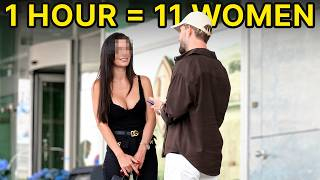
#> input picture thumbnail-creation/reference/alex_leon_1hour_11women.jpg, 320 x 180 px
$ python -i mask_composite.py   (imports and definitions only)
#> lines starting #> are read from the running program, lines starting #| are printed output that depends on the picture; after the words box and inside, x2 and y2 are one past the last pixel; in counts of white or black regions, pixels touching at a corner belong together
#> further down, picture is the input picture: shape (180, 320, 3); mean B, G, R 126.7, 141.3, 146.4
"""Blends a Stable Diffusion regeneration back with the original restored
frame, protecting real people entirely. SD img2img -- even at "low" strength
-- can visibly alter a real person's face and clothing (confirmed: at
strength 0.25 it changed one subject's face and turned her top into a
different garment). That's fabrication, not restoration, and is not
acceptable for real documentary footage of an actual person -- so no
generative pass may touch a person's likeness here, only the inanimate
background (tent fabric, string lights, sky) that GFPGAN/Real-ESRGAN leave
looking painterly/smeared.

Builds a protect-mask as the union of expanded, full-height columns under
each detected face (protects the whole person, not just the face box), then
composites: original pixels inside the protected columns, the SD-regenerated
version everywhere else, feathered at the boundary so the seam doesn't show.

Usage:
    python mask_composite.py --original work/frames/f.png --regenerated work/f_sd.png \
        --out work/f_masked.png
"""
import argparse
from pathlib import Path

import cv2
import numpy as np
from PIL import Image, ImageFilter

FACE = cv2.CascadeClassifier(cv2.data.haarcascades + "haarcascade_frontalface_default.xml")


def _person_columns_mask(
    img_bgr: np.ndarray,
    feather: int = 40,
    pad_factor: float = 1.0,
    face_pad: float = 0.25,
    text_band: float = 0.0,
    extra_rects: list[tuple[float, float, float, float]] | None = None,
) -> Image.Image:
    """Protects two different things for two different reasons, not one blanket
    column: a TIGHT box around the actual face (identity -- must never be
    altered) and a separately-shaped column below the chin (body/clothing --
    also must never be altered, but starts lower). Everything else, including
    hair beside and above the face, is left open for SD to regenerate: hair is
    texture, not identity, and a full-width column sized to protect a wide
    face was swallowing the hair (and therefore most of the frame) along with
    it, leaving that whole panel stuck on the weaker pre-SD restoration."""
#> called with feather = 40, pad_factor = 1, face_pad = 0.25, text_band = 0
    h, w = img_bgr.shape[:2]
#> h = 180; w = 320
    gray = cv2.cvtColor(img_bgr, cv2.COLOR_BGR2GRAY)
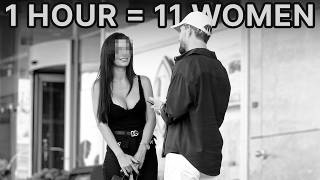
#> gray: shape (180, 320); min 0, max 255, mean 141.2
    bright = cv2.convertScaleAbs(gray, alpha=2.0, beta=30)
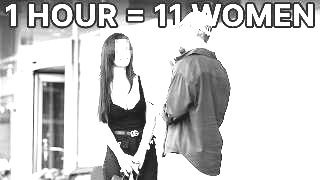
#> bright: shape (180, 320); min 30, max 255, mean 203.8
    faces = FACE.detectMultiScale(bright, 1.1, 4, minSize=(max(30, w // 12), max(30, w // 12)))
#> faces = ()

    mask = np.zeros((h, w), dtype=np.uint8)
    for (x, y, fw, fh) in faces:
        # Tight face protection: just the identity-bearing region, a little
        # padding for the feather to clear real facial edges (chin, hairline).
        fpad_x, fpad_y = int(fw * face_pad), int(fh * face_pad)
        fx0, fx1 = max(0, x - fpad_x), min(w, x + fw + fpad_x)
        fy0, fy1 = max(0, y - fpad_y), min(h, y + fh + fpad_y)
        mask[fy0:fy1, fx0:fx1] = 255

        # Body protection: shoulders/arms are much wider than the face, and an
        # arm resting on a table often sweeps outward well past the shoulders
        # by the bottom of the frame -- flare the column wider toward the
        # bottom to cover that sweep. Starts at the chin, not the top of the
        # frame, so it doesn't reclaim the hair the face-box already excludes.
        pad = int(fw * pad_factor)
        cx = x + fw / 2
        body_top = fy1
        for row_y in range(body_top, h):
            t = (row_y - body_top) / max(1, h - 1 - body_top)
            row_pad = pad * (1 + 1.5 * t)  # up to 2.5x wider by the bottom
            x0 = max(0, int(cx - fw / 2 - row_pad))
            x1 = min(w, int(cx + fw / 2 + row_pad))
            mask[row_y, x0:x1] = 255
#> this loop made 0 passes
#> mask: shape (180, 320); every value is 0
    if text_band > 0:
        # Real burned-in captions (actual spoken dialogue) live in a
        # predictable top band in this footage's style. A generative pass
        # regenerates that text as meaningless gibberish -- same authenticity
        # problem as altering a face, just for words instead of a person, so
        # it needs the same unconditional protection regardless of face size.
        mask[: int(h * text_band), :] = 255
    for (rx0, ry0, rx1, ry1) in extra_rects or []:
        # Manual protection for a real person/object that isn't anchored to a
        # detected face -- e.g. the camera holder's own arm, visible in frame
        # but with no face to build a column from. Without this, that limb was
        # never protected at all and a strong regeneration pass can render it
        # as an anatomically wrong blob (confirmed: a deformed elbow/forearm).
        mask[int(h * ry0):int(h * ry1), int(w * rx0):int(w * rx1)] = 255
    if not len(faces) and text_band <= 0 and not extra_rects:
        return Image.new("L", (w, h), 0)
    mask_img = Image.fromarray(mask).filter(ImageFilter.GaussianBlur(feather))
    return mask_img


def composite(
    original_path: str,
    regenerated_path: str,
    out_path: str,
    pad_factor: float = 1.0,
    face_pad: float = 0.25,
    text_band: float = 0.0,
    extra_rects: list[tuple[float, float, float, float]] | None = None,
) -> Path:
    orig = Image.open(original_path).convert("RGB")
    regen = Image.open(regenerated_path).convert("RGB").resize(orig.size, Image.LANCZOS)
    mask = _person_columns_mask(
        cv2.cvtColor(np.asarray(orig), cv2.COLOR_RGB2BGR),
        pad_factor=pad_factor, face_pad=face_pad, text_band=text_band, extra_rects=extra_rects,
    )
    result = Image.composite(orig, regen, mask)
    out = Path(out_path)
    out.parent.mkdir(parents=True, exist_ok=True)
    result.save(out)
    return out


def main() -> None:
    parser = argparse.ArgumentParser(description="Composite an SD-regenerated background back with the original, protecting people.")
    parser.add_argument("--original", required=True)
    parser.add_argument("--regenerated", required=True)
    parser.add_argument("--out", required=True)
    parser.add_argument("--pad-factor", type=float, default=1.0, help="Body-column padding as a multiple of face width -- wider avoids seam ghosting, narrower preserves more background to regenerate")
    parser.add_argument("--face-pad", type=float, default=0.25, help="Tight face-box padding as a fraction of face size")
    parser.add_argument("--text-band", type=float, default=0.0, help="Protect the top fraction of the frame (e.g. 0.2) to preserve real burned-in caption text")
    parser.add_argument("--extra-rect", action="append", default=[], help="x0,y0,x1,y1 as fractions of image size (0-1) -- protect a real person/object not anchored to a detected face. Repeatable.")
    args = parser.parse_args()
    extra_rects = [tuple(float(v) for v in r.split(",")) for r in args.extra_rect]
    result = composite(args.original, args.regenerated, args.out, args.pad_factor, args.face_pad, args.text_band, extra_rects)
    print(f"Saved: {result}")


# [2 lines not run here, left out]

>>> import cv2
>>> picture = cv2.imread('reference/alex_leon_1hour_11women.jpg')
>>> result = _person_columns_mask(picture)

$ run again, on thumbnail-creation/reference/john_savvy_in_95_minutes.jpg
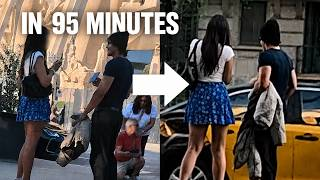
#> input picture thumbnail-creation/reference/john_savvy_in_95_minutes.jpg, 320 x 180 px
#> picture is the input picture: shape (180, 320, 3); mean B, G, R 78.2, 84.1, 92.4
#> in _person_columns_mask, `gray = cv2.cvtColor(img_bgr, cv2.COLOR_BGR2GRAY)`:
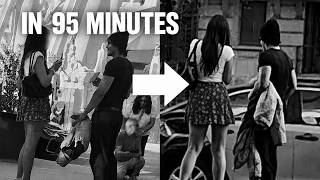
#> gray: shape (180, 320); min 0, max 255, mean 85.9
#> in _person_columns_mask, `bright = cv2.convertScaleAbs(gray, alpha=2.0, beta=30)`:
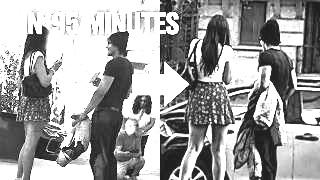
#> bright: shape (180, 320); min 30, max 255, mean 159
#> faces = ()

$ run again, on thumbnail-creation/reference/marvin_goodly_bar_no_text.jpg
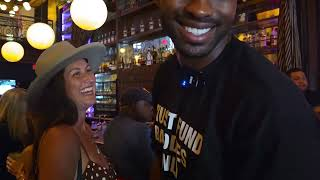
#> input picture thumbnail-creation/reference/marvin_goodly_bar_no_text.jpg, 320 x 180 px
#> picture is the input picture: shape (180, 320, 3); mean B, G, R 42.4, 46, 58.4
#> faces = [[59, 54, 51, 51]]
#> the loop in _person_columns_mask, `for (x, y, fw, fh) in faces:` made 1 pass
#> (x, y, fw, fh, fpad_x, fpad_y, fx0, fx1) on pass 1: (59, 54, 51, 51, 12, 12, 47, 122)
#> after the loop in _person_columns_mask, `for (x, y, fw, fh) in faces:`:
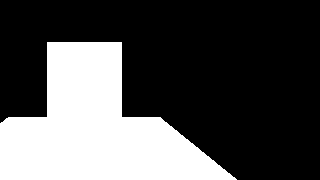
#> mask: shape (180, 320); 31.5% white; 1 white region, box (x1, y1, x2, y2) and area: (0, 42, 237, 180) 18120
#> in _person_columns_mask, `mask_img = Image.fromarray(mask).filter(ImageFilter.GaussianBlur(feath..`:
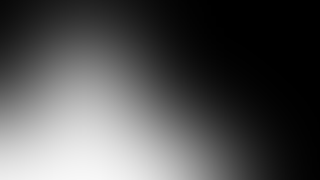
#> mask_img: PIL image 320x180 L; min 0, max 248, mean 80.3

$ run again, on thumbnail-creation/reference/nishant_approaching_twins.jpg
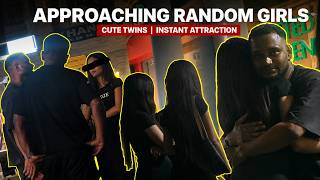
#> input picture thumbnail-creation/reference/nishant_approaching_twins.jpg, 320 x 180 px
#> picture is the input picture: shape (180, 320, 3); mean B, G, R 42.4, 50, 55.7
#> in _person_columns_mask, `gray = cv2.cvtColor(img_bgr, cv2.COLOR_BGR2GRAY)`:
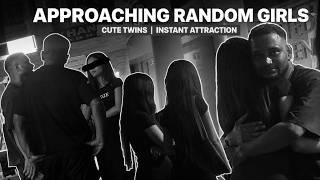
#> gray: shape (180, 320); min 0, max 255, mean 50.8
#> in _person_columns_mask, `bright = cv2.convertScaleAbs(gray, alpha=2.0, beta=30)`:
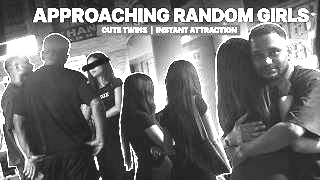
#> bright: shape (180, 320); min 30, max 255, mean 112.8
#> faces = ()
